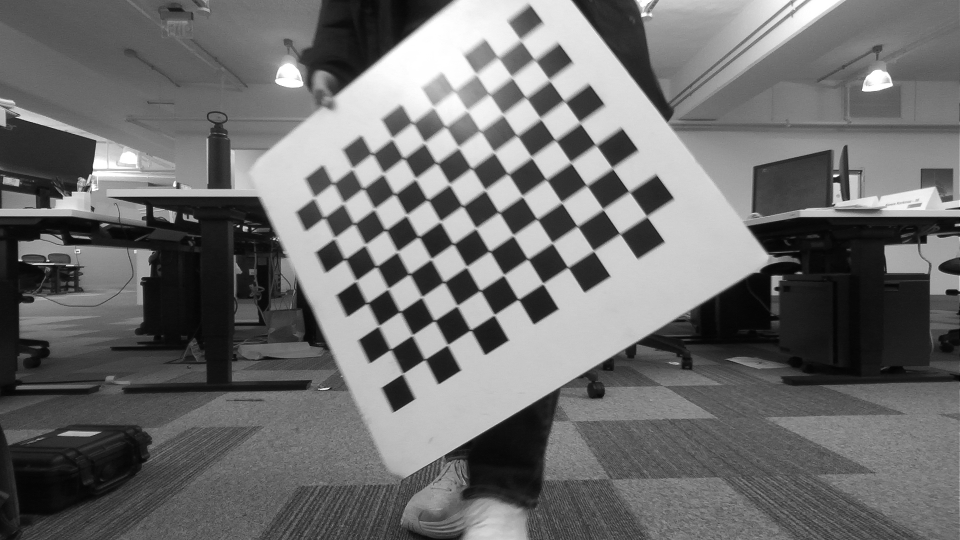
#> input picture calibration/zed_left_to_zed_right_calibration/left-0000.png, 1920 x 1080 px, given in place of 1736894279_398142322_zed_left.jpg, which was not available (shown at 1/2 size)
$ python planar_homography.py
#> lines starting #> are read from the running program, lines starting #| are printed output that depends on the picture; pictures that were not available may be replaced by others from this repository, and a replacement may not be noted
#!/usr/bin/env python3

"""
planar_homography.py
Author: Hayden Feddock
Date: 1/15/2025

This script listens for images from multiple cameras and computes the planar homography.
"""

import os
import cv2
import numpy as np
import argparse

# [29 lines left out: function select_points, not called in this run]

if __name__ == "__main__":

    image1_path = "/home/hayden/data/director_sync/1736894279_398142322_zed_left.jpg"
    image2_path = "/home/hayden/data/director_sync/1736894279_398142322_zed_right.jpg"
    n_points = 8

    image1 = cv2.imread(image1_path)
#> image1 is the input picture: shape (1080, 1920, 3); min 0, max 255, mean 109.4
    image2 = cv2.imread(image2_path)
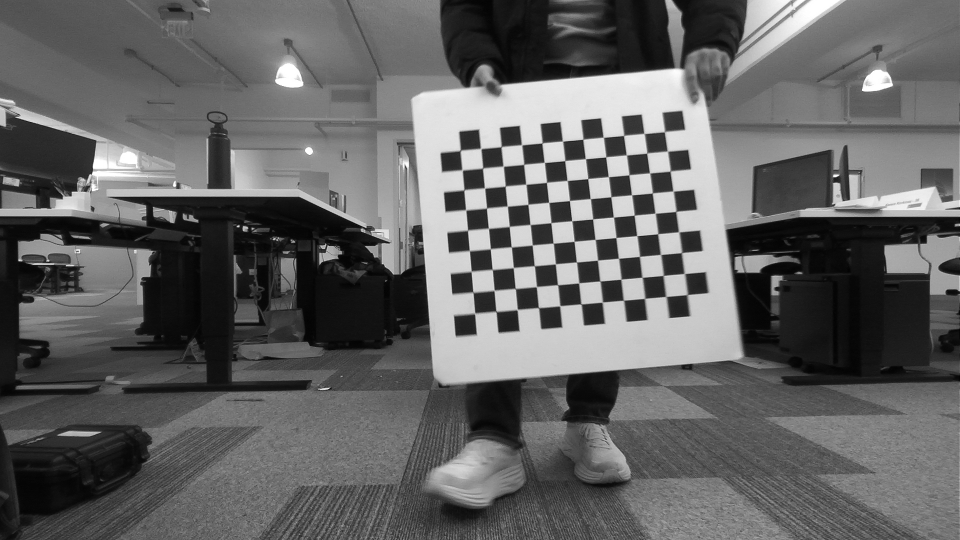
#> input picture calibration/zed_left_to_zed_right_calibration/left-0001.png, 1920 x 1080 px, given in place of 1736894279_398142322_zed_right.jpg, which was not available (shown at 1/2 size)
#> image2 is the input picture: shape (1080, 1920, 3); min 0, max 255, mean 99

    print(f"Select {n_points} points.")
    # points1, points2 = select_points(image1, image2, n_points)
    points1 = [(980, 538), (780, 328), (1534, 208), (854, 184), (430, 484), (566, 978), (492, 956), (484, 846), (1696, 624), (1428, 766), (1566, 906), (1838, 932), (470, 248), (1574, 226), (1540, 522), (1358, 564)]
    points2 = [(630, 542), (582, 328), (1486, 210), (656, 184), (144, 484), (362, 976), (274, 956), (252, 844), (1416, 624), (1174, 768), (1468, 906), (1748, 932), (298, 248), (1476, 224), (1490, 516), (1118, 556)]

    print(f"Points 1: {points1}")
    print(f"Points 2: {points2}")

    points1 = np.array(points1, dtype=np.float32)
    points2 = np.array(points2, dtype=np.float32)

    homography_matrix, _ = cv2.findHomography(points1, points2, cv2.RANSAC)
    # F, mask = cv2.findFundamentalMat(points1, points2, cv2.FM_RANSAC)
    print(f"Homography Matrix:\n{homography_matrix}")

    # retval, h1, h2 = cv2.stereoRectifyUncalibrated(points1, points2, F, image1.shape[:2])

    height, width, _ = image2.shape
#> height = 1080; width = 1920

    # rectified1 = cv2.warpPerspective(image1, h1, (width, height))
    # rectified2 = cv2.warpPerspective(image2, h2, (width, height))

    # combined_image = np.hstack((rectified1, rectified2))


    overlay_image = cv2.warpPerspective(image1, homography_matrix, (width, height))
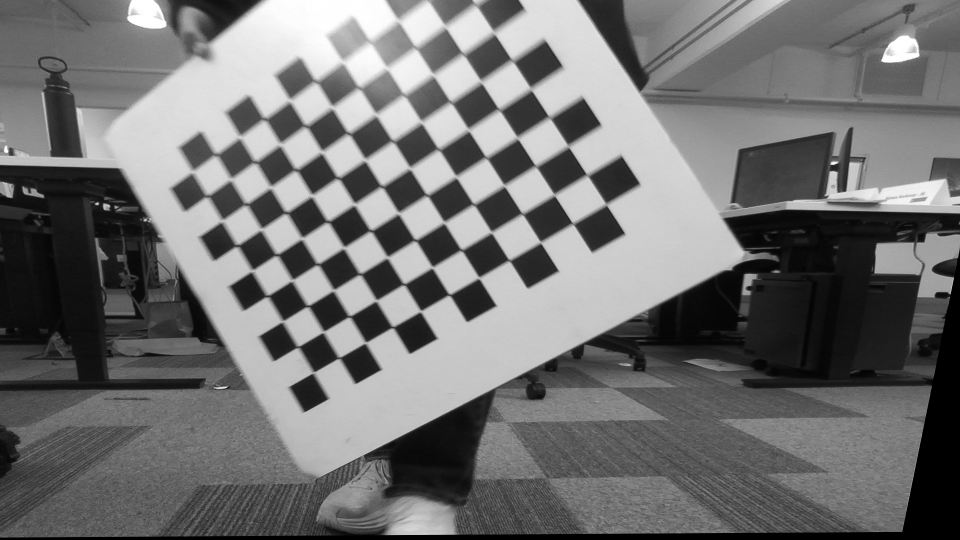
#> overlay_image: shape (1080, 1920, 3) (shown at 1/2 size); min 0, max 255, mean 113.5
    combined_image = cv2.addWeighted(overlay_image, 0.5, image2, 0.5, 0)
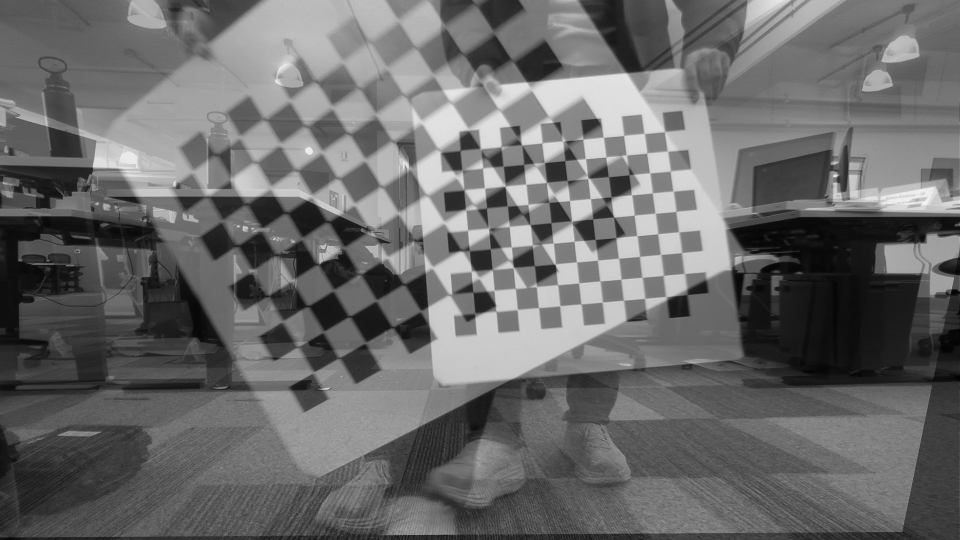
#> combined_image: shape (1080, 1920, 3) (shown at 1/2 size); min 0, max 246, mean 106.2

    cv2.imshow("Overlay Image", combined_image)
    cv2.waitKey(0)
    cv2.destroyAllWindows()
